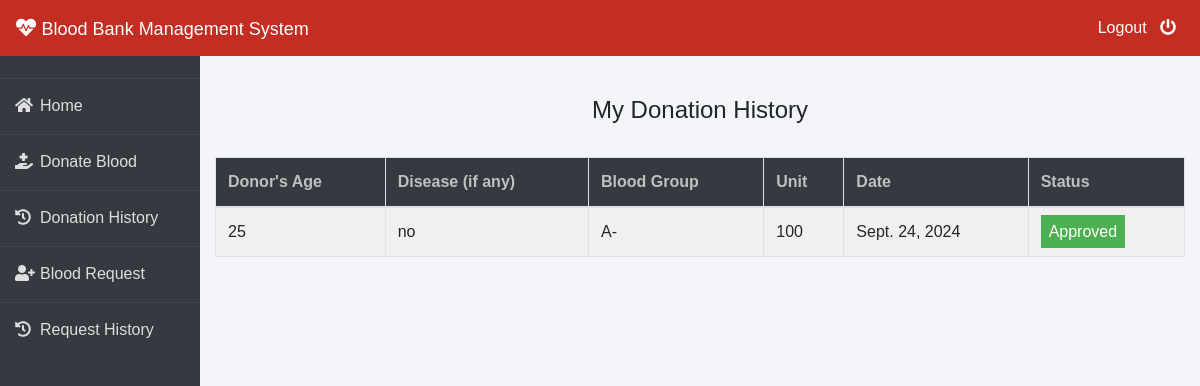
Page /donor/donation-history (signed in) on the committed database.
### donor/models.py (models this page shows, shortened)
class BloodDonate(models.Model):
    donor=models.ForeignKey(Donor,on_delete=models.CASCADE)
    disease=models.CharField(max_length=100,default="Nothing")
    age=models.PositiveIntegerField()
    bloodgroup=models.CharField(max_length=10)
    unit=models.PositiveIntegerField(default=0)
    status=models.CharField(max_length=20,default="Pending")
    date=models.DateField(auto_now=True)

### donor/views.py (the view)
# urls.py: path('donation-history', views.donation_history_view,name='donation-history'),
def donation_history_view(request):
    donor= models.Donor.objects.get(user_id=request.user.id)
    donations=models.BloodDonate.objects.all().filter(donor=donor)
    return render(request,'donor/donation_history.html',{'donations':donations})

### templates/donor/donation_history.html (shortened to what this page needs)
{% extends 'donor/donorbase.html' %}
{% block content %}
{% load widget_tweaks %}
{%load static%}
<head>
   </head>
<br><br>
<div class="container">
    <H4 class="text-center">My Donation History</H4><br>
    <table class="table table-light table-hover table-bordered table-striped">
        <thead class="bg-dark">
            <tr>
                <th scope="col" style="color: rgb(192, 192, 192);">Donor's Age</th>
                <th scope="col" style="color: rgb(192, 192, 192);">Disease (if any)</th>
                <th scope="col" style="color: rgb(192, 192, 192);">Blood Group</th>
                <th scope="col" style="color: rgb(192, 192, 192);">Unit</th>
                <th scope="col" style="color: rgb(192, 192, 192);">Date</th>
                <th scope="col" style="color: rgb(192, 192, 192);">Status</th>
            </tr>
        </thead>
        <tbody>
            {% for t in donations %}
            <tr>
                <td>{{t.age}}</td>
                <td> {{t.disease}}</td>
                <td>{{t.bloodgroup}}</td>
                <td>{{t.unit}}</td>
                <td>{{t.date}}</td>
                {% if t.status == 'Approved' %}
                <td><span class="label success"> Approved</span></td>
                {% elif t.status == 'Rejected' %}
                <td><span class="label danger">Rejected</span></td>
                {% else %}
                <td><span style="color: white;margin-left: 0px;" class="label info">Pending</span></td>
                {% endif %}
            </tr>
            {% endfor %}
        </tbody>
    </table>
</div>
{% endblock content %}

### templates/donor/donorbase.html (style rules this page uses)
* { margin: 0; padding: 0; box-sizing: border-box; list-style: none; text-decoration: none; font-family: 'Josefin Sans', sans-serif; }
body { background-color: #f3f5f9; }

### templates/donor/donation_history.html (style rules this page uses)
.label { color: white; padding: 8px; }
.success { background-color: #4CAF50; }

### rows in the picture
BloodDonate: age "25", disease "no", bloodgroup "A-", unit "100", date "Sept. 24, 2024", status "Approved"
